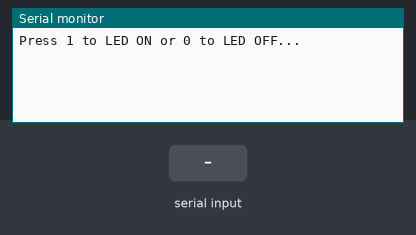
Bench run of a sketch on a simulated Arduino Uno, built with avr-gcc and run on an emulated ATmega328P. On the bench: the last lines printed to the serial monitor. The test bench sets the inputs (shaded band).

Above: at 1.2 s.
1.3 s: "0" received over Serial
At 2.1 s:
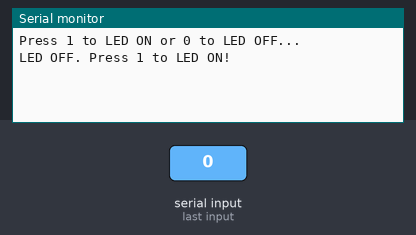
2.8 s: "1" received over Serial
At 3.3 s:
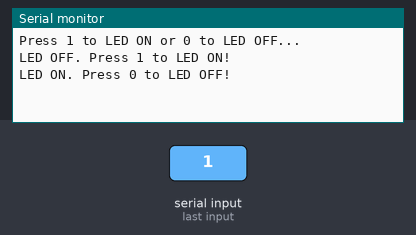

The sketch:

arduino4_2.ino
```cpp
char incomingByte;  // incoming data
int  LED = 12;      // LED pin

void setup() {
  Serial.begin(9600); // initialization
//  pinMode(LED, OUTPUT);
  Serial.println("Press 1 to LED ON or 0 to LED OFF...");
}

void loop() {
  if (Serial.available() > 0) {  // if the data came
    incomingByte = Serial.read(); // read byte
    if(incomingByte == '0') {
//       digitalWrite(LED, LOW);  // if 1, switch LED Off
       Serial.println("LED OFF. Press 1 to LED ON!");  // print message
    }
    if(incomingByte == '1') {
//       digitalWrite(LED, HIGH); // if 0, switch LED on
       Serial.println("LED ON. Press 0 to LED OFF!");
    }
  }
}
```

Measured:
- after the input at 1.3 s, the serial monitor: prints a new line at once (image 1)
- after the input at 2.8 s, the serial monitor: prints a new line at once (image 2)
